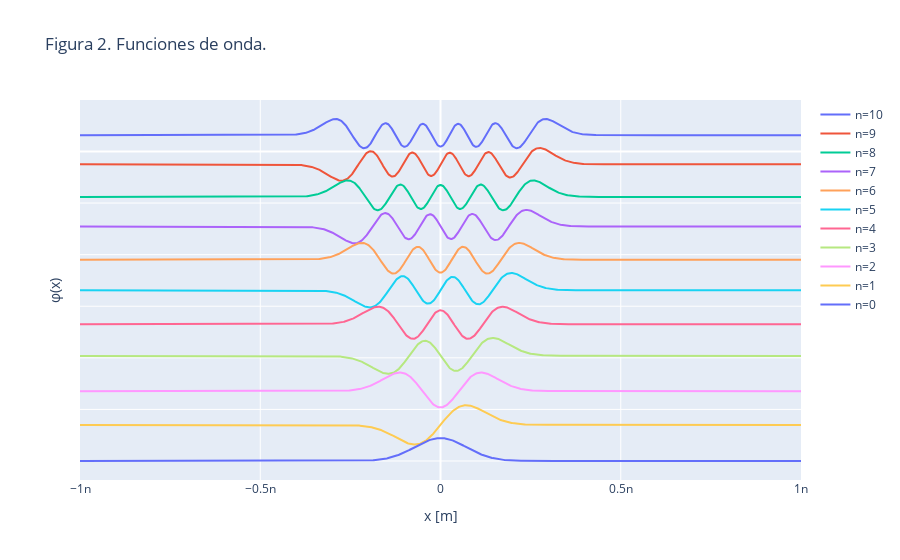

Notebook code for this chart:
### Code cell
fig = go.Figure()
ymax = 0
for n in range(10,-1,-1):
    phi = phi_n(x, n)
    y = phi - ymax + max(phi)
    ymax -=  min(phi) - max(phi)
    trace = go.Scatter(x=x, y=y, mode='lines', name=f'n={n}')
    fig.add_trace(trace)
fig.update_layout(
    xaxis_title='x [m]',
    yaxis_title=r'φ(x)',
    title=f'Figura 2. Funciones de onda.'
)
fig.update_yaxes(showticklabels=False)
fig.show()

### Figure 1 — Plotly figure (JSON) as saved in the notebook; plotly's stock layout.template omitted (floating-point values rounded to 4 significant figures; data arrays with more than 128 entries replaced by an {"elided": "..."} marker saying what was removed)
{"data": [{"mode": "lines", "name": "n=10", "type": "scatter", "x": {"elided": "1000 float values"}, "y": {"elided": "1000 float values"}}, {"mode": "lines", "name": "n=9", "type": "scatter", "x": {"elided": "1000 float values"}, "y": {"elided": "1000 float values"}}, {"mode": "lines", "name": "n=8", "type": "scatter", "x": {"elided": "1000 float values"}, "y": {"elided": "1000 float values"}}, {"mode": "lines", "name": "n=7", "type": "scatter", "x": {"elided": "1000 float values"}, "y": {"elided": "1000 float values"}}, {"mode": "lines", "name": "n=6", "type": "scatter", "x": {"elided": "1000 float values"}, "y": {"elided": "1000 float values"}}, {"mode": "lines", "name": "n=5", "type": "scatter", "x": {"elided": "1000 float values"}, "y": {"elided": "1000 float values"}}, {"mode": "lines", "name": "n=4", "type": "scatter", "x": {"elided": "1000 float values"}, "y": {"elided": "1000 float values"}}, {"mode": "lines", "name": "n=3", "type": "scatter", "x": {"elided": "1000 float values"}, "y": {"elided": "1000 float values"}}, {"mode": "lines", "name": "n=2", "type": "scatter", "x": {"elided": "1000 float values"}, "y": {"elided": "1000 float values"}}, {"mode": "lines", "name": "n=1", "type": "scatter", "x": {"elided": "1000 float values"}, "y": {"elided": "1000 float values"}}, {"mode": "lines", "name": "n=0", "type": "scatter", "x": {"elided": "1000 float values"}, "y": {"elided": "1000 float values"}}], "layout": {"title": {"text": "Figura 2. Funciones de onda."}, "xaxis": {"title": {"text": "x [m]"}}, "yaxis": {"showticklabels": false, "title": {"text": "φ(x)"}}}}
